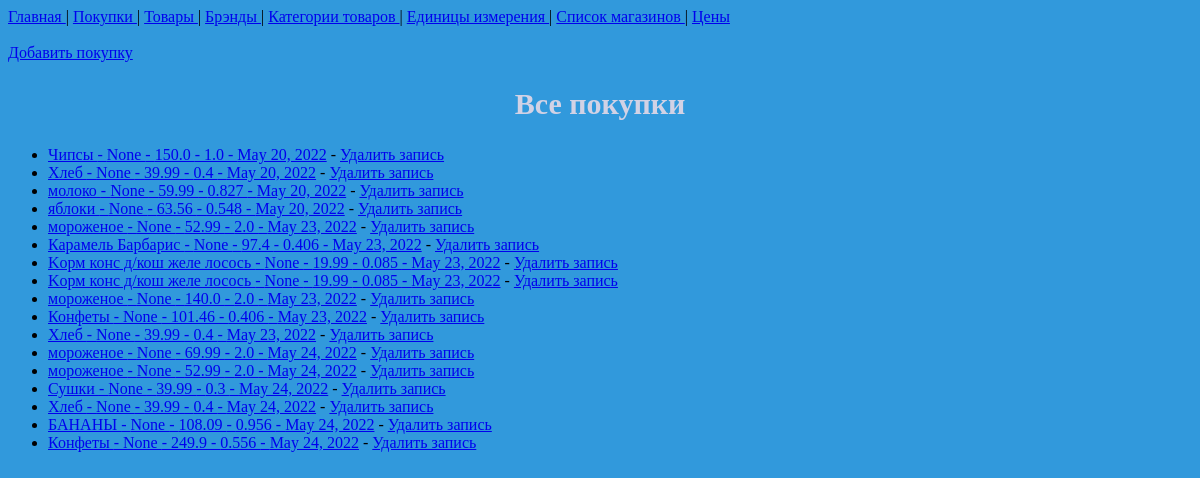
Before: /buy/ with the older database file.
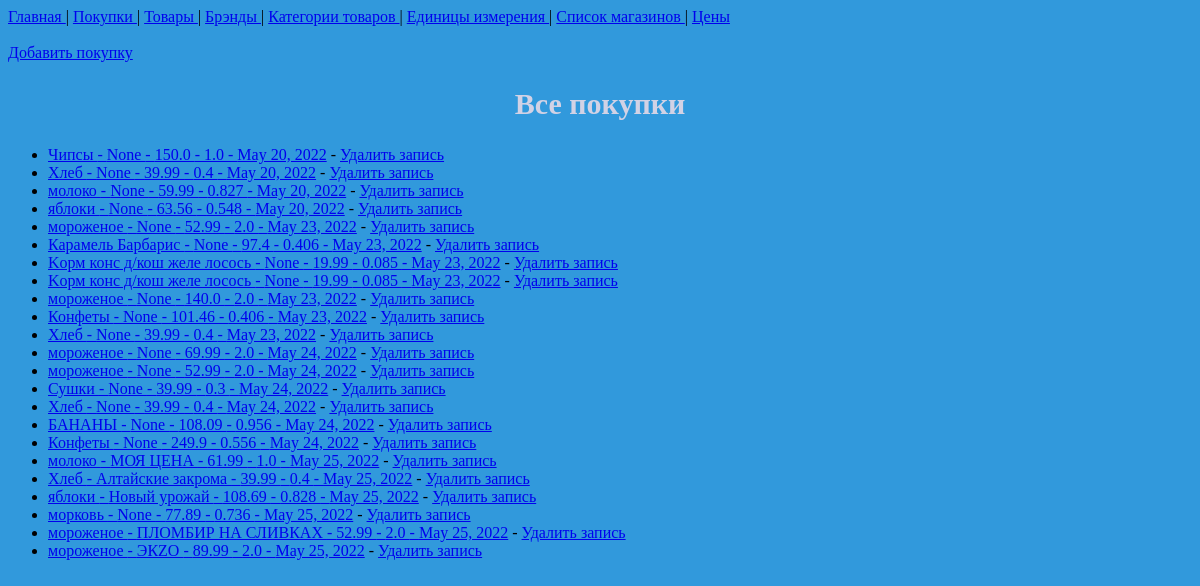
After: the same page with the newer database file.
### buy/models.py (models this page shows, shortened)
class Buy(models.Model):
    product = models.ForeignKey(Product, on_delete=models.PROTECT)
    amount = models.FloatField(validators=[MinValueValidator(0), ])
    date = models.DateField()
    unit = models.ForeignKey(Unit, on_delete=models.PROTECT)
    magazine = models.ForeignKey(Magazine, models.PROTECT)
    price = models.FloatField(validators=[MinValueValidator(0), ])
    brand = models.ForeignKey(Brand, models.PROTECT, null=True, blank=True)
    def get_url(self):
        return reverse('update-buy', args=[self.id])
    def del_url(self):
        return reverse('del-buy', args=[self.id])

class Product(models.Model):
    name = models.CharField(max_length=100)
    category = models.ForeignKey(Category, models.PROTECT, null=True, blank=True)
    def __str__(self):
        return self.name

class Brand(models.Model):
    name = models.CharField(max_length=40)
    def __str__(self):
        return self.name

### buy/views.py (the view)
# urls.py: path('buy/', views.ListBuy.as_view(), name='list-buy'),
class ListBuy(ListView):
    template_name = 'buy/list_buy.html'
    model = Buy

### buy/templates/buy/list_buy.html (shortened to what this page needs)
{% extends 'buy/base.html' %}
{% block content %}
    {% include 'includes/navbar.html' %}
    <br>
    <a href=" {% url 'create-buy' %} " > Добавить покупку </a>
    <h2>Все покупки </h2>
    <ul>
        {% for buy in object_list %}
            <li> <a href="{{ buy.get_url }}"> {{ buy.product }} - {{ buy.brand }} - {{ buy.price }} - {{ buy.amount }} - {{ buy.date }}</a> - <a href=" {{ buy.del_url }} ">Удалить запись</a></li>
        {% endfor %}
    </ul>
{% endblock %}

Changed rows visible on the page:
added Buy: product "молоко", brand "МОЯ ЦЕНА", price "61.99", amount "1.0", date "May 25, 2022"
added Buy: product "Хлеб", brand "Алтайские закрома", price "39.99", amount "0.4", date "May 25, 2022"
added Buy: product "яблоки", brand "Новый урожай", price "108.69", amount "0.828", date "May 25, 2022"
added Buy: product "морковь", brand "None", price "77.89", amount "0.736", date "May 25, 2022"
added Buy: product "мороженое", brand "ПЛОМБИР НА СЛИВКАХ", price "52.99", amount "2.0", date "May 25, 2022"
added Buy: product "мороженое", brand "ЭКZО", price "89.99", amount "2.0", date "May 25, 2022"
